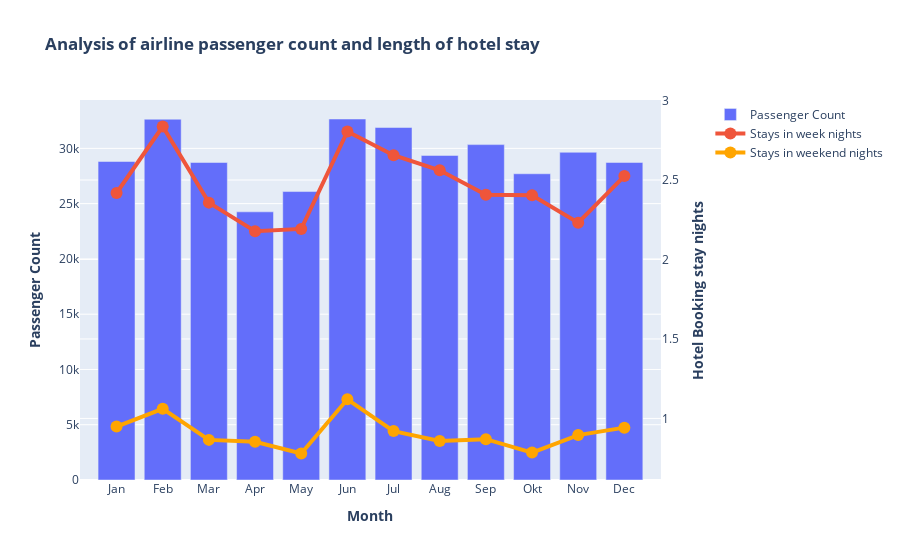

The notebook cell saved with this chart:
### Markdown cell above
Visualizations perspective 2

### Code cell
# visualization of passenger count vs stay in nights
# month names
month_names = ['Jan', 'Feb', 'Mar', 'Apr', 'May', 'Jun', 'Jul', 'Aug', 'Sep', 'Okt', 'Nov', 'Dec']

# passenger count bar
trace_pass = go.Bar(
    x = month_names,
    y = concat_air['Passenger Count'],
    name='Passenger Count'
)

# stays in week nights line
trace_week = go.Scatter(
    x = month_names,
    y = concat_air['stays_in_week_nights'],
    name='Stays in week nights', line=dict(width=4), marker=dict(size=12)
)

# stays in weekend nights line
trace_end = go.Scatter(
    x = month_names,
    y = concat_air['stays_in_weekend_nights'],
    name='Stays in weekend nights', line=dict(width=4), marker=dict(size=12, color='orange')
)

# second y, right side
fig = make_subplots(specs=[[{"secondary_y": True}]])

fig.add_trace(trace_pass, secondary_y=False)
fig.add_trace(trace_week, secondary_y=True)
fig.add_trace(trace_end, secondary_y=True)

# add title
fig.update_layout(
    title_text="<b>Analysis of airline passenger count and length of hotel stay</b>"
)

# x-axis title
fig.update_xaxes(title_text="<b>Month</b>")

# y-axes titles
fig.update_yaxes(title_text="<b>Passenger Count</b>", secondary_y=False)
fig.update_yaxes(title_text="<b>Hotel Booking stay nights</b>", secondary_y=True)

fig.show()

### Figure 1 — Plotly figure (JSON) as saved in the notebook; plotly's stock layout.template omitted (floating-point values rounded to 4 significant figures)
{"data": [{"name": "Passenger Count", "type": "bar", "x": ["Jan", "Feb", "Mar", "Apr", "May", "Jun", "Jul", "Aug", "Sep", "Okt", "Nov", "Dec"], "xaxis": "x", "y": [28810.0, 32640.0, 28720.0, 24260.0, 26090.0, 32660.0, 31890.0, 29360.0, 30340.0, 27700.0, 29650.0, 28730.0], "yaxis": "y"}, {"line": {"width": 4}, "marker": {"size": 12}, "name": "Stays in week nights", "type": "scatter", "x": ["Jan", "Feb", "Mar", "Apr", "May", "Jun", "Jul", "Aug", "Sep", "Okt", "Nov", "Dec"], "xaxis": "x", "y": [2.418, 2.836, 2.358, 2.178, 2.192, 2.806, 2.655, 2.561, 2.407, 2.404, 2.231, 2.524], "yaxis": "y2"}, {"line": {"width": 4}, "marker": {"color": "orange", "size": 12}, "name": "Stays in weekend nights", "type": "scatter", "x": ["Jan", "Feb", "Mar", "Apr", "May", "Jun", "Jul", "Aug", "Sep", "Okt", "Nov", "Dec"], "xaxis": "x", "y": [0.9487, 1.06, 0.865, 0.8531, 0.7794, 1.12, 0.9204, 0.8587, 0.8696, 0.7851, 0.8953, 0.942], "yaxis": "y2"}], "layout": {"title": {"text": "<b>Analysis of airline passenger count and length of hotel stay</b>"}, "xaxis": {"anchor": "y", "domain": [0, 0.94], "title": {"text": "<b>Month</b>"}}, "yaxis": {"anchor": "x", "domain": [0, 1], "title": {"text": "<b>Passenger Count</b>"}}, "yaxis2": {"anchor": "x", "overlaying": "y", "side": "right", "title": {"text": "<b>Hotel Booking stay nights</b>"}}}}
